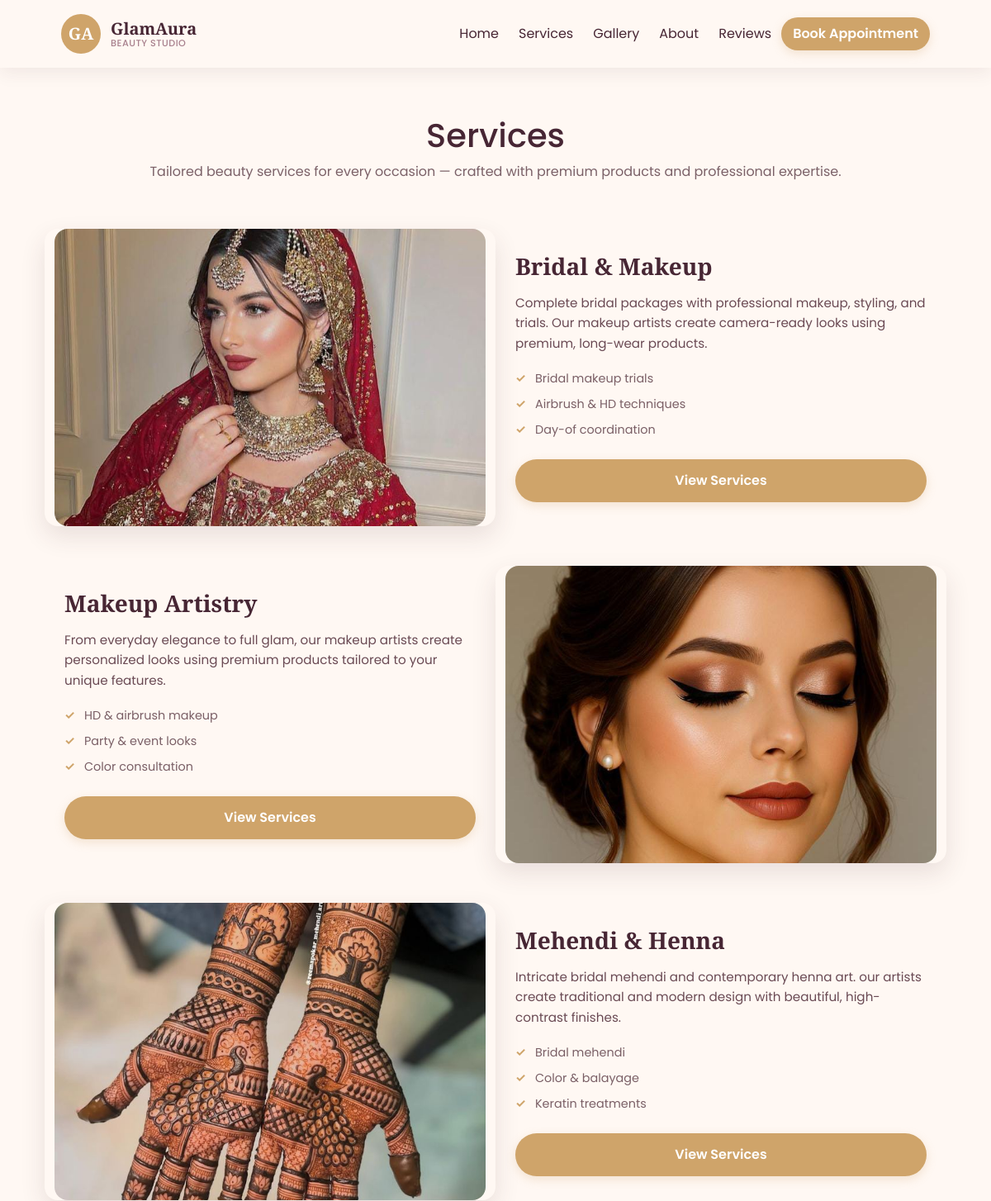
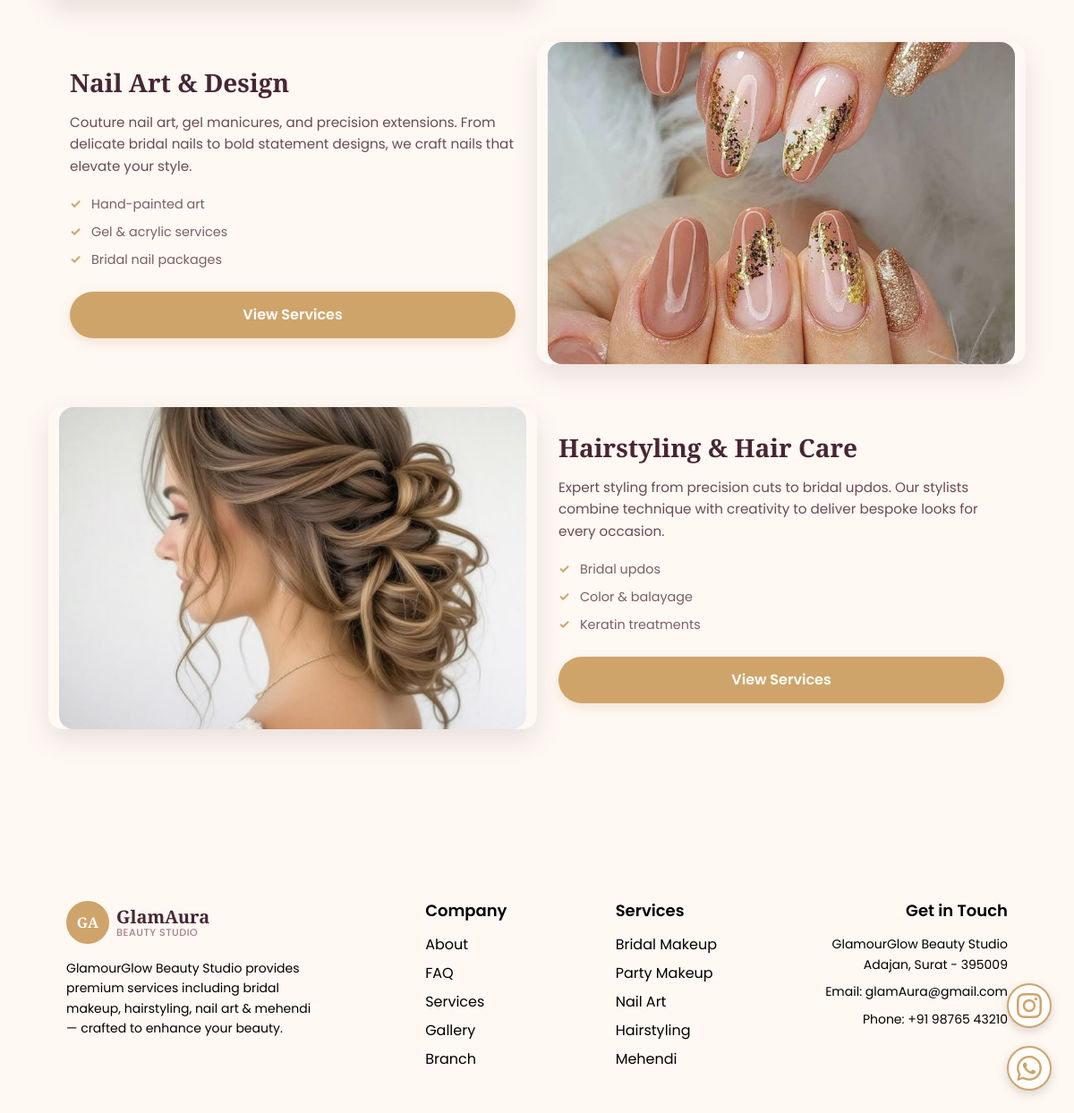
/services.php, run on the app's committed database (2 pictures, top to bottom).
### tables this page shows
CREATE TABLE `tbl_categories` (
  `id` int(11) NOT NULL,
  `name` varchar(255) NOT NULL,
  `description` varchar(200) NOT NULL,
  `features` varchar(255) NOT NULL,
  `image` varchar(255) NOT NULL,
  `status` tinyint(1) DEFAULT 1,
  `created_at` datetime DEFAULT current_timestamp()
);

### services.php (the view, shortened to what this page needs)
<?php
  include("./conn.php");
?>
<!doctype html>
<html lang="en">
  <head>
  </head>
<body class="services-page">
<?php include('layouts/header.php'); ?>
  <main>
    <div class="container">
      <section class="page-intro text-center">
        <h1>Services</h1>
        <p class="muted">Tailored beauty services for every occasion — crafted with premium products and professional expertise.</p>
      </section>
    </div>
    <div class="services-zigzag">
      <div class="container">
        <?php
        $sql = "SELECT * FROM tbl_categories WHERE status = 1 ORDER BY id ASC";
        $res = mysqli_query($conn, $sql);
        $idx = 0;
        while ($cat = mysqli_fetch_assoc($res)) {
            $idx++;
            $is_even = ($idx % 2 === 0);
            $imagePath = 'admin/uploads/category/' . htmlspecialchars($cat['image']);
            $title = htmlspecialchars($cat['name']);
            $description = htmlspecialchars($cat['description']);
            $catId = (int)$cat['id'];
        ?>
        <article class="row align-items-center g-4 mb-5 <?php echo $is_even ? 'flex-row-reverse' : ''; ?>">
          <div class="col-lg-6 col-md-12 service-image text-center">
              <img src="<?php echo $imagePath; ?>"
                 alt="<?php echo $title; ?>"
                 loading="lazy" class="img-fluid">
          </div>
          <div class="col-lg-6 px-4 col-md-12 service-content">
            <h2 class="service-title"><?php echo $title; ?></h2>
            <p class="service-description"><?php echo $description; ?></p>
            <ul class="service-features">
              <?php
                $features = explode("\n", $cat['features']);
                foreach ($features as $feature) {
                  $feature = trim($feature);
                  if (!empty($feature)) {
                    echo "<li>" . htmlspecialchars($feature) . "</li>";
                  }
                }
              ?>
            </ul>
            <a href="category.php?id=<?php echo $catId; ?>" class="btn btn-rose">View Services</a>
          </div>
        </article>
        <?php }  ?>
      </div>
    </div>
  </main>
<?php include('layouts/footer.php'); ?>
<link rel="stylesheet" href="https://cdn.jsdelivr.net/npm/bootstrap-icons@1.11.1/font/bootstrap-icons.css">
<a href="https://instagram.com/shreyasiyer96" target="_blank" class="instagram-btn d-flex align-items-center justify-content-center">
    <i class="bi bi-instagram"></i>
</a>
<a href="https://wa.me/9879020573" target="_blank" class="whatsapp-btn d-flex align-items-center justify-content-center">
    <i class="bi bi-whatsapp"></i>
</a>
</body>
</html>

### layouts/header.php (shortened to what this page needs)
<!doctype html>
<html lang="en">
<head>
  <link rel="stylesheet" href="https://cdn.jsdelivr.net/npm/bootstrap-icons@1.11.0/font/bootstrap-icons.css">
  <link href="https://cdn.jsdelivr.net/npm/bootstrap@5.3.0/dist/css/bootstrap.min.css" rel="stylesheet">
  <link rel="stylesheet" href="assets/css/styles.css">
  <link rel="stylesheet" href="assets/css/gallery.css">
</head>
<body>
  <header class="site-header">
    <nav class="navbar navbar-expand-lg">
      <div class="container-fluid" style="max-width: var(--max-width); margin: 0 auto; padding: 0 1.5rem;">
        <a class="navbar-brand brand d-flex align-items-center" href="index.php">
          <span class="logo-mark d-flex align-items-center justify-content-center">GA</span>
          <div class="brand-text d-flex flex-column">
            <span class="brand-name">GlamAura</span>
            <span class="brand-tagline">Beauty Studio</span>
          </div>
        </a>
        <div class="collapse navbar-collapse" id="navbarNav">
          <ul class="navbar-nav ms-auto align-items-center">
            <li class="nav-item"><a class="nav-link" href="index.php">Home</a></li>
            <li class="nav-item"><a class="nav-link" href="services.php">Services</a></li>
            <li class="nav-item"><a class="nav-link" href="gallery.php">Gallery</a></li>
            <li class="nav-item"><a class="nav-link" href="about.php">About</a></li>
            <li class="nav-item"><a class="nav-link" href="review.php">Reviews</a></li>
            <li class="nav-item"><a class="nav-link btn btn-rose link-color" href="contact.php">Book Appointment</a></li>
          </ul>
        </div>
      </div>
    </nav>
  </header>

### layouts/footer.php (shortened to what this page needs)
  <footer class="site-footer">
    <div class="container-fluid">
      <div class="d-flex justify-content-between align-items-start flex-wrap" style="max-width: var(--max-width); margin: 0 auto; padding: 0 1.5rem; gap: 2rem;">
        <div class="footer-column" style="flex: 0 0 auto;">
            <div class="d-flex align-items-center mb-3">
              <span class="logo-mark d-flex align-items-center justify-content-center me-2">GA</span>
              <div class="brand-text d-flex flex-column">
                <span class="brand-name">GlamAura</span>
                <span class="brand-tagline">Beauty Studio</span>
              </div>
            </div>
            <p class="mb-0" style="max-width: 280px;">
                GlamourGlow Beauty Studio provides premium services including
                bridal makeup, hairstyling, nail art & mehendi — crafted to enhance your beauty.
            </p>
        </div>
        <div class="footer-column" style="flex: 0 0 auto;">
            <h3 class="mb-3">Company</h3>
            <ul class="list-unstyled mb-0">
                <li class="mb-2"><a href="about.php" class="text-decoration-none">About</a></li>
                <li class="mb-2"><a href="faq.php" class="text-decoration-none">FAQ</a></li>
                <li class="mb-2"><a href="services.php" class="text-decoration-none">Services</a></li>
                <li class="mb-2"><a href="gallery.php" class="text-decoration-none">Gallery</a></li>
                <li class="mb-0"><a href="branch.php" class="text-decoration-none">Branch</a></li>
            </ul>
        </div>
        <div class="footer-column" style="flex: 0 0 auto;">
            <h3 class="mb-3">Services</h3>
            <ul class="list-unstyled mb-0">
                <li class="mb-2"><a href="bridal.php" class="text-decoration-none">Bridal Makeup</a></li>
                <li class="mb-2"><a href="makeup.php" class="text-decoration-none">Party Makeup</a></li>
                <li class="mb-2"><a href="nailart.php" class="text-decoration-none">Nail Art</a></li>
                <li class="mb-2"><a href="hairstyling.php" class="text-decoration-none">Hairstyling</a></li>
                <li class="mb-0"><a href="mehendi.php" class="text-decoration-none">Mehendi</a></li>
            </ul>
        </div>
        <div class="footer-column" style="flex: 0 0 auto;">
            <div class="d-flex flex-column align-items-end text-end">
              <h3 class="mb-3">Get in Touch</h3>
              <p class="mb-2">
                  GlamourGlow Beauty Studio<br>
                  Adajan, Surat - 395009
              </p>
              <p class="mb-2">Email: <a href="mailto:glamAura@gmail.com" class="text-decoration-none">glamAura@gmail.com</a></p>
              <p class="mb-0">Phone: <a href="tel:+919876543210" class="text-decoration-none">+91 98765 43210</a></p>
            </div>
        </div>
      </div>
    </div>
</footer>
</body>
</html>

### services.php (style rules this page uses)
:root { --rose-gold: #CFA46A; }
.instagram-btn, .whatsapp-btn { position: fixed; right: 20px; width: 55px; height: 55px; border-radius: 50%; background: #ffffff; display: flex; justify-content: center; align-items: center; z-index: 9999; cursor: pointer; transition: all 0.35s ease; box-shadow: var(--rose-gold); }
.instagram-btn { bottom: 110px; }
.whatsapp-btn { bottom: 45px; }
.instagram-btn i, .whatsapp-btn i { color: #b76e79; font-size: 23px; transition: 0.35s ease; }

### data on the page
tbl_categories: image (picture), name "Bridal & Makeup", description "Complete bridal packages with professional makeup, styling, and trials. Our makeup artists create camera-ready looks using premium, long-wear products.", features "Bridal makeup trials", features "Airbrush & HD techniques", features "Day-of coordination"
tbl_categories: image (picture), name "Makeup Artistry", description "From everyday elegance to full glam, our makeup artists create personalized looks using premium products tailored to your unique features.", features "HD & airbrush makeup", features "Party & event looks", features "Color consultation"
tbl_categories: image (picture), name "Mehendi & Henna", description "Intricate bridal mehendi and contemporary henna art. our artists create traditional and modern design with beautiful, high-contrast finishes.", features "Bridal mehendi", features "Color & balayage", features "Keratin treatments"
tbl_categories: image (picture), name "Nail Art & Design", description "Couture nail art, gel manicures, and precision extensions. From delicate bridal nails to bold statement designs, we craft nails that elevate your style.", features "Hand-painted art", features "Gel & acrylic services", features "Bridal nail packages"
tbl_categories: image (picture), name "Hairstyling & Hair Care", description "Expert styling from precision cuts to bridal updos. Our stylists combine technique with creativity to deliver bespoke looks for every occasion.", features "Bridal updos", features "Color & balayage", features "Keratin treatments"
